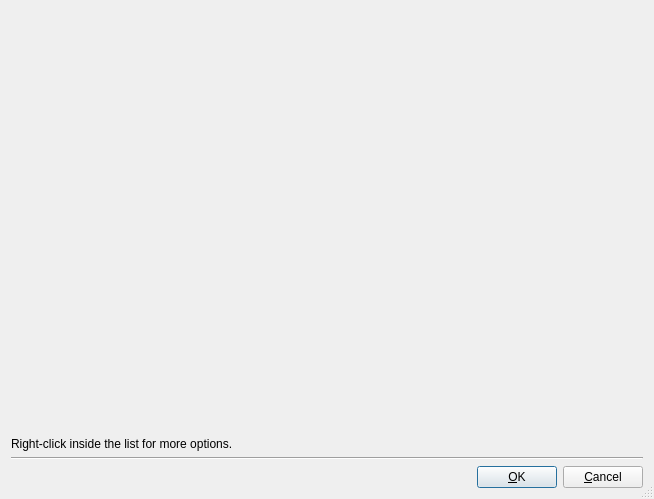
<?xml version="1.0" encoding="UTF-8"?>
<ui version="4.0" stdsetdef="1">
  <author></author>
  <comment></comment>
  <exportmacro></exportmacro>
  <class>QueryViewLayout</class>
  <widget class="QDialog" name="QueryViewLayout">
    <property name="geometry">
      <rect>
        <x>0</x>
        <y>0</y>
        <width>654</width>
        <height>499</height>
      </rect>
    </property>
    <property name="windowTitle">
      <string>Query Results</string>
    </property>
    <property name="sizeGripEnabled">
      <bool>true</bool>
    </property>
    <layout class="QVBoxLayout">
      <item>
        <widget class="QueryView" name="m_pView"/>
      </item>
      <item>
        <widget class="QLabel" name="textLabel1">
          <property name="sizePolicy">
            <sizepolicy>
              <hsizetype>5</hsizetype>
              <vsizetype>0</vsizetype>
              <horstretch>0</horstretch>
              <verstretch>0</verstretch>
            </sizepolicy>
          </property>
          <property name="text">
            <string>Right-click inside the list for more options.</string>
          </property>
          <property name="wordWrap">
            <bool>false</bool>
          </property>
        </widget>
      </item>
      <item>
        <widget class="Line" name="line1">
          <property name="frameShape">
            <enum>QFrame::HLine</enum>
          </property>
          <property name="frameShadow">
            <enum>QFrame::Sunken</enum>
          </property>
        </widget>
      </item>
      <item>
        <layout class="QHBoxLayout">
          <property name="margin">
            <number>0</number>
          </property>
          <property name="spacing">
            <number>6</number>
          </property>
          <item>
            <spacer name="Horizontal Spacing2">
              <property name="sizeHint">
                <size>
                  <width>20</width>
                  <height>20</height>
                </size>
              </property>
              <property name="sizeType">
                <enum>QSizePolicy::Expanding</enum>
              </property>
              <property name="orientation">
                <enum>Qt::Horizontal</enum>
              </property>
            </spacer>
          </item>
          <item>
            <widget class="QPushButton" name="buttonOk">
              <property name="text">
                <string>&amp;OK</string>
              </property>
              <property name="shortcut">
                <string/>
              </property>
              <property name="autoDefault">
                <bool>true</bool>
              </property>
              <property name="default">
                <bool>true</bool>
              </property>
            </widget>
          </item>
          <item>
            <widget class="QPushButton" name="buttonCancel">
              <property name="text">
                <string>&amp;Cancel</string>
              </property>
              <property name="shortcut">
                <string/>
              </property>
              <property name="autoDefault">
                <bool>true</bool>
              </property>
            </widget>
          </item>
        </layout>
      </item>
    </layout>
  </widget>
  <layoutdefault spacing="6" margin="11"/>
  <customwidgets>
    <customwidget>
      <class>QueryView</class>
      <extends>QWidget</extends>
      <header location="local">queryview.h</header>
      <sizehint>
        <width>-1</width>
        <height>-1</height>
      </sizehint>
      <container>0</container>
      <sizepolicy>
        <hordata>5</hordata>
        <verdata>5</verdata>
      </sizepolicy>
      <pixmap>image0</pixmap>
    </customwidget>
  </customwidgets>
  <includes>
    <include location="local">queryview.h</include>
  </includes>
  <connections>
    <connection>
      <sender>buttonOk</sender>
      <signal>clicked()</signal>
      <receiver>QueryViewLayout</receiver>
      <slot>accept()</slot>
    </connection>
    <connection>
      <sender>buttonCancel</sender>
      <signal>clicked()</signal>
      <receiver>QueryViewLayout</receiver>
      <slot>reject()</slot>
    </connection>
  </connections>
</ui>
